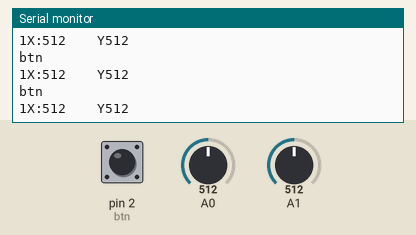
This sketch was run on a simulated Arduino Uno, built with avr-gcc and run on an emulated ATmega328P. Shown: the last lines printed to the serial monitor. Inputs (shaded band) come from the test bench; at power-on: A0 = 512, A1 = 512, pin 2 (btn) HIGH. No radio packets arrive unless stated.

Above: at 1.2 s.
1.3 s: A0 set to 716
At 1.56 s:
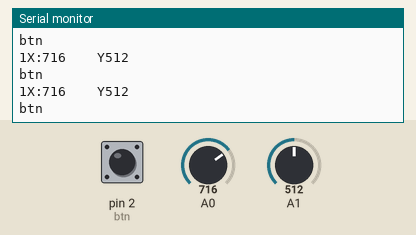
2.8 s: A1 set to 0
At 2.89 s:
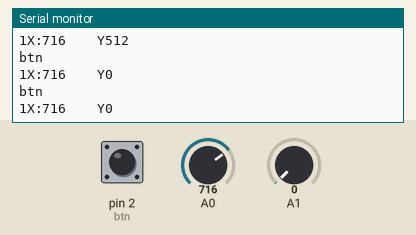
5.8 s: pin 2 (btn) pulled LOW for 0.15 s
7.4 s: A1 set to 122
At 7.49 s:
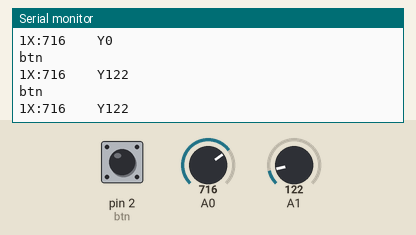
10.4 s: pin 2 (btn) pulled LOW for 1 s
At 10.66 s:
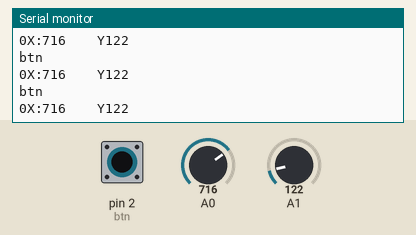
12.9 s: A0 set to 900
At 12.91 s:
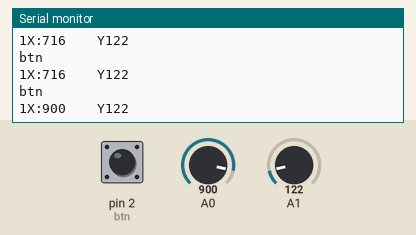
Timing chart, 0 to 15.4 s (numbered marks = the images above; inputs shaded):
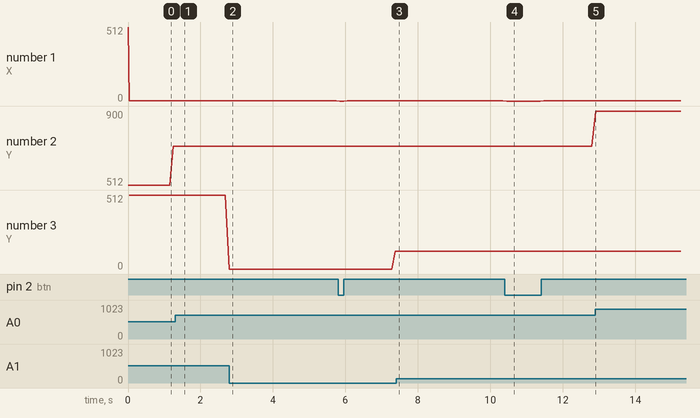

Measured:
- after the input at 1.3 s, the serial monitor: prints a new line after 0.06 s (image 1)
- after the input at 2.8 s, the serial monitor: prints a new line after 0.09 s (image 2)
- after the input at 7.4 s, the serial monitor: prints a new line after 0.09 s (image 3)
- after the input at 10.4 s, the serial monitor: prints a new line after 0.05 s (image 4)
- after the input at 12.9 s, the serial monitor: prints a new line at once (image 5)
- plotted number 2: 716 → 900 after the input at 12.9 s
- plotted number 3: 512 → 0 after the input at 1.3 s, 0 → 122 after the input at 5.8 s

The sketch:

transmitter.ino
```cpp
 #include <SPI.h>
 #include "nRF24L01.h"
 #include "RF24.h"

 RF24 radio(7, 8); // CE, CSN
 int text = 1;
 const byte address[6] = "00001";

//button
int btn = 2;

//variable
int btnVal = 0;

struct package{
  int x = 1;
  int y = 1;
  int btnVal = 0;
};


typedef struct package Package;

Package data;


void setup() {
  Serial.begin(9600);
  radio.begin();
  radio.openWritingPipe(address);
  radio.setPALevel(RF24_PA_MAX);
  radio.stopListening();

  bool result = radio.isChipConnected ();

  Serial.println (result);

  //define btn
  pinMode(btn, INPUT_PULLUP);


}


void loop() {
  //const char text[] = "Hello World";

  data.x = analogRead(A0);
  data.y = analogRead(A1);
  btnVal = digitalRead(btn);
  data.btnVal = btnVal;


  radio.write(&data, sizeof(data));
  //Serial.println("Sending Data");

  Serial.print("X:");
  Serial.print(data.x);
  Serial.print("    Y");
  Serial.println(data.y);
  Serial.println("btn");
  Serial.print(data.btnVal);

  //Serial.print(btnVal);

  delay(100);


 }
```
